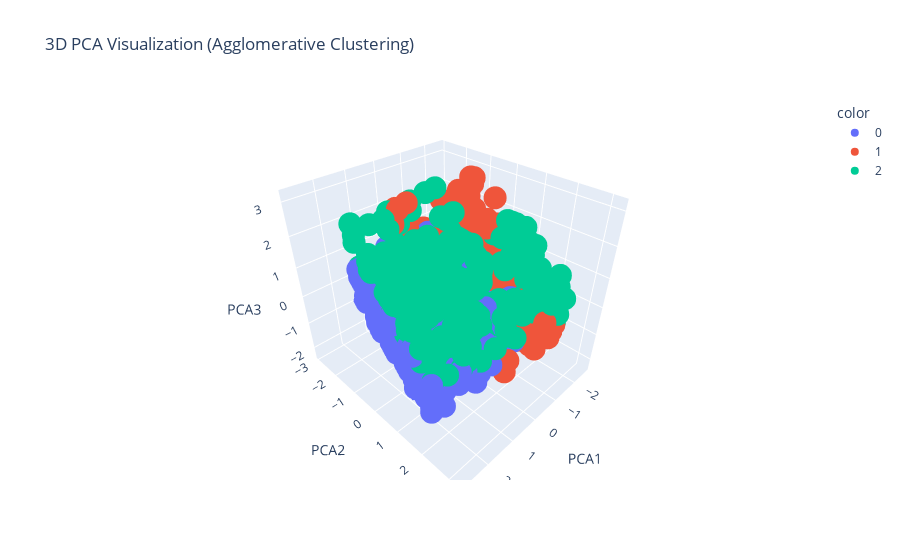

Notebook code cell kept with this figure:
### Code cell
import plotly.express as px
pca_3d = PCA(n_components=3)
reduced_3d = pca_3d.fit_transform(scaled_data)
df = pd.DataFrame(reduced_3d, columns=["PCA1", "PCA2", "PCA3"])
df["Cluster"] = agg_labels
px.scatter_3d(df, x="PCA1", y="PCA2", z="PCA3", color=df["Cluster"].astype(str),
              title="3D PCA Visualization (Agglomerative Clustering)").show()

### Figure 1 — Plotly figure (JSON) as saved in the notebook; plotly's stock layout.template omitted (floating-point values rounded to 4 significant figures; data arrays with more than 128 entries replaced by an {"elided": "..."} marker saying what was removed)
{"data": [{"hovertemplate": "color=0<br>PCA1=%{x}<br>PCA2=%{y}<br>PCA3=%{z}<extra></extra>", "legendgroup": "0", "marker": {"color": "#636efa", "symbol": "circle"}, "mode": "markers", "name": "0", "scene": "scene", "showlegend": true, "x": {"elided": "558 float values"}, "y": {"elided": "558 float values"}, "z": {"elided": "558 float values"}, "type": "scatter3d"}, {"hovertemplate": "color=1<br>PCA1=%{x}<br>PCA2=%{y}<br>PCA3=%{z}<extra></extra>", "legendgroup": "1", "marker": {"color": "#EF553B", "symbol": "circle"}, "mode": "markers", "name": "1", "scene": "scene", "showlegend": true, "x": {"elided": "385 float values"}, "y": {"elided": "385 float values"}, "z": {"elided": "385 float values"}, "type": "scatter3d"}, {"hovertemplate": "color=2<br>PCA1=%{x}<br>PCA2=%{y}<br>PCA3=%{z}<extra></extra>", "legendgroup": "2", "marker": {"color": "#00cc96", "symbol": "circle"}, "mode": "markers", "name": "2", "scene": "scene", "showlegend": true, "x": {"elided": "316 float values"}, "y": {"elided": "316 float values"}, "z": {"elided": "316 float values"}, "type": "scatter3d"}], "layout": {"scene": {"domain": {"x": [0.0, 1.0], "y": [0.0, 1.0]}, "xaxis": {"title": {"text": "PCA1"}}, "yaxis": {"title": {"text": "PCA2"}}, "zaxis": {"title": {"text": "PCA3"}}}, "legend": {"title": {"text": "color"}, "tracegroupgap": 0}, "title": {"text": "3D PCA Visualization (Agglomerative Clustering)"}}}
